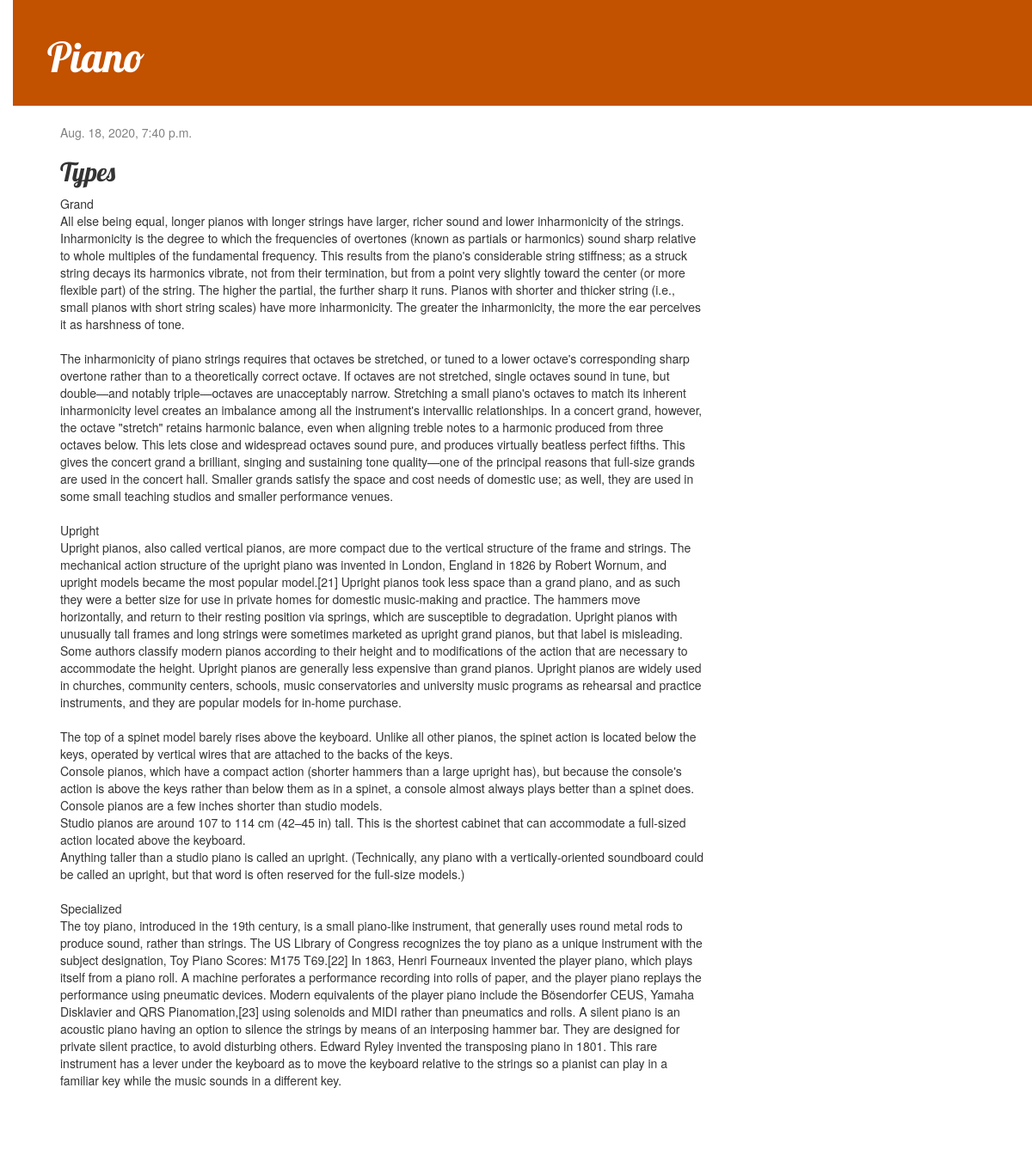
Screenshot of /post/3/ with the database file from the repository.
### blog/models.py (models this page shows, shortened)
class Post(models.Model):
    author = models.ForeignKey(settings.AUTH_USER_MODEL, on_delete=models.CASCADE)
    title = models.CharField(max_length=200)
    text = models.TextField()
    created_date = models.DateTimeField(default=timezone.now)
    published_date = models.DateTimeField(blank=True, null=True)

### blog/views.py (the view)
# urls.py: path('post/<int:pk>/', views.post_detail, name='post_detail'),
def post_detail(request, pk):
    post = Post.objects.get(pk=pk)
    return render(request, 'blog/post_detail.html', {'post': post})

### blog/templates/blog/post_detail.html (shortened to what this page needs)
{% extends 'blog/base.html' %}
{% block content %}
    <div class="post">
        {% if post.published_date %}
            <div class="date">
                {{ post.published_date }}
            </div>
        {% endif %}
        <h2>{{ post.title }}</h2>
        <p>{{ post.text|linebreaksbr }}</p>
    </div>
{% endblock %}

### blog/static/css/blog.css (style rules this page uses)
body { padding-left: 15px; }
h1, h2, h3, h4 { font-family: 'Lobster', cursive; }
.date { color: #828282; }
.post { margin-bottom: 70px; }

### rows the page displays
Post: published_date "Aug. 18, 2020, 7:40 p.m.", title "Types", text "Grand All else being equal, longer pianos with longer strings have larger, richer sound and lower inharmonicity of the strings. Inharmonicity is the degree to which the frequencies of overtones (known as partials or harmonics) sound sharp relative to whole multiples of the fundamental frequency. This results from the piano's considerable string stiffness; as a struck string decays its harmonics vibrate, not from their termination, but from a point very slightly toward the center (or more flexible part) of the string. The higher the partial, the further sharp it runs. Pianos with shorter and thicker string (i.e., small pianos with short string scales) have more inharmonicity. The greater the…"
